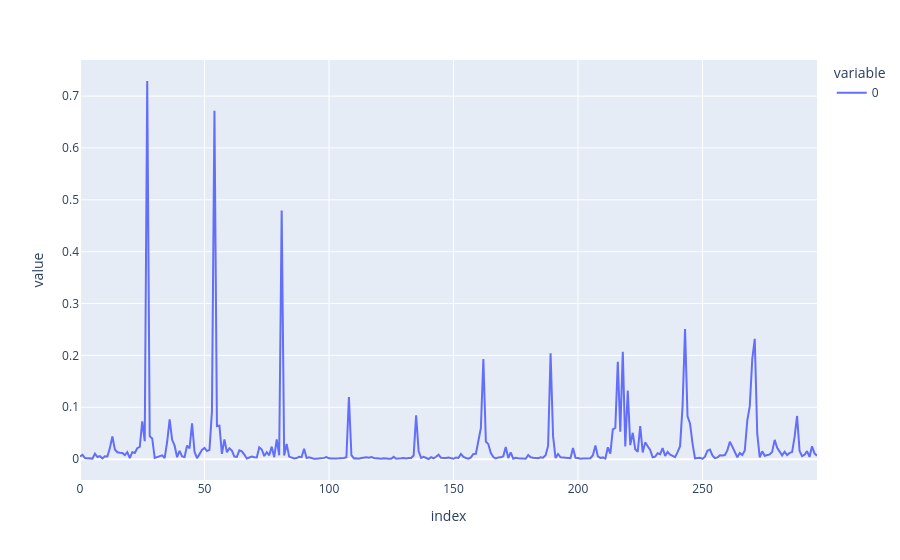

The notebook cell this image was saved under:
### Code cell
spectrum_healthy = df_testing[
    (df_testing["severity"] == "H")
    & (df_testing["load"] == 20)
    & (df_testing["speed"] == 20)
    & (df_testing["OT_method"] == "signal")
].iloc[0]["signal"]

spectrum_healthy2 = df_testing[
    (df_testing["severity"] == "S")
    & (df_testing["load"] == 20)
    & (df_testing["speed"] == 20)
    & (df_testing["OT_method"] == "signal")
].iloc[-1]["signal"]

spectrum = df_testing[
    (df_testing["severity"] == "L")
    & (df_testing["load"] == 20)
    & (df_testing["speed"] == 20)
    & (df_testing["OT_method"] == "signal")
].iloc[0]["signal"]

px.line(spectrum_healthy)

### Figure 1 — Plotly figure (JSON) as saved in the notebook; plotly's stock layout.template omitted (floating-point values rounded to 4 significant figures; data arrays with more than 128 entries replaced by an {"elided": "..."} marker saying what was removed)
{"data": [{"hovertemplate": "variable=0<br>index=%{x}<br>value=%{y}<extra></extra>", "legendgroup": "0", "line": {"color": "#636efa", "dash": "solid"}, "marker": {"symbol": "circle"}, "mode": "lines", "name": "0", "orientation": "v", "showlegend": true, "type": "scatter", "x": {"elided": "297 int values"}, "xaxis": "x", "y": {"elided": "297 float values"}, "yaxis": "y"}], "layout": {"legend": {"title": {"text": "variable"}, "tracegroupgap": 0}, "margin": {"t": 60}, "xaxis": {"anchor": "y", "domain": [0, 1], "title": {"text": "index"}}, "yaxis": {"anchor": "x", "domain": [0, 1], "title": {"text": "value"}}}}
